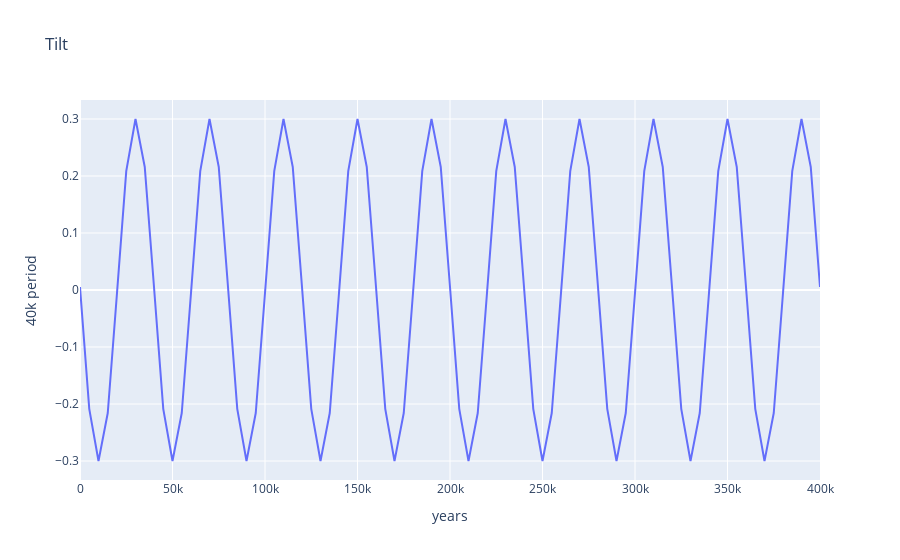

Here is the notebook cell this chart was saved with:
### Code cell
fig = px.line(df, x = df['years'], y = df['40k period'],title='Tilt')
fig.show()
